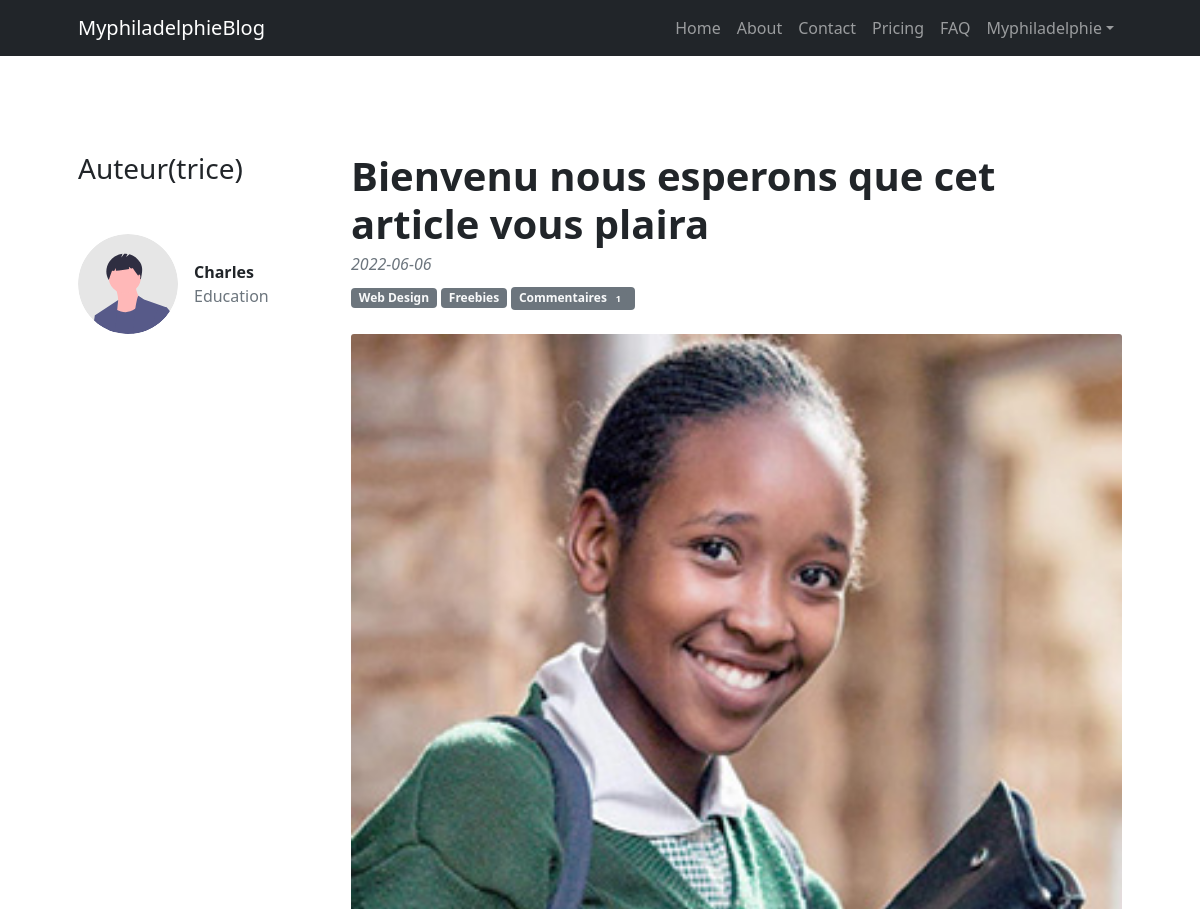
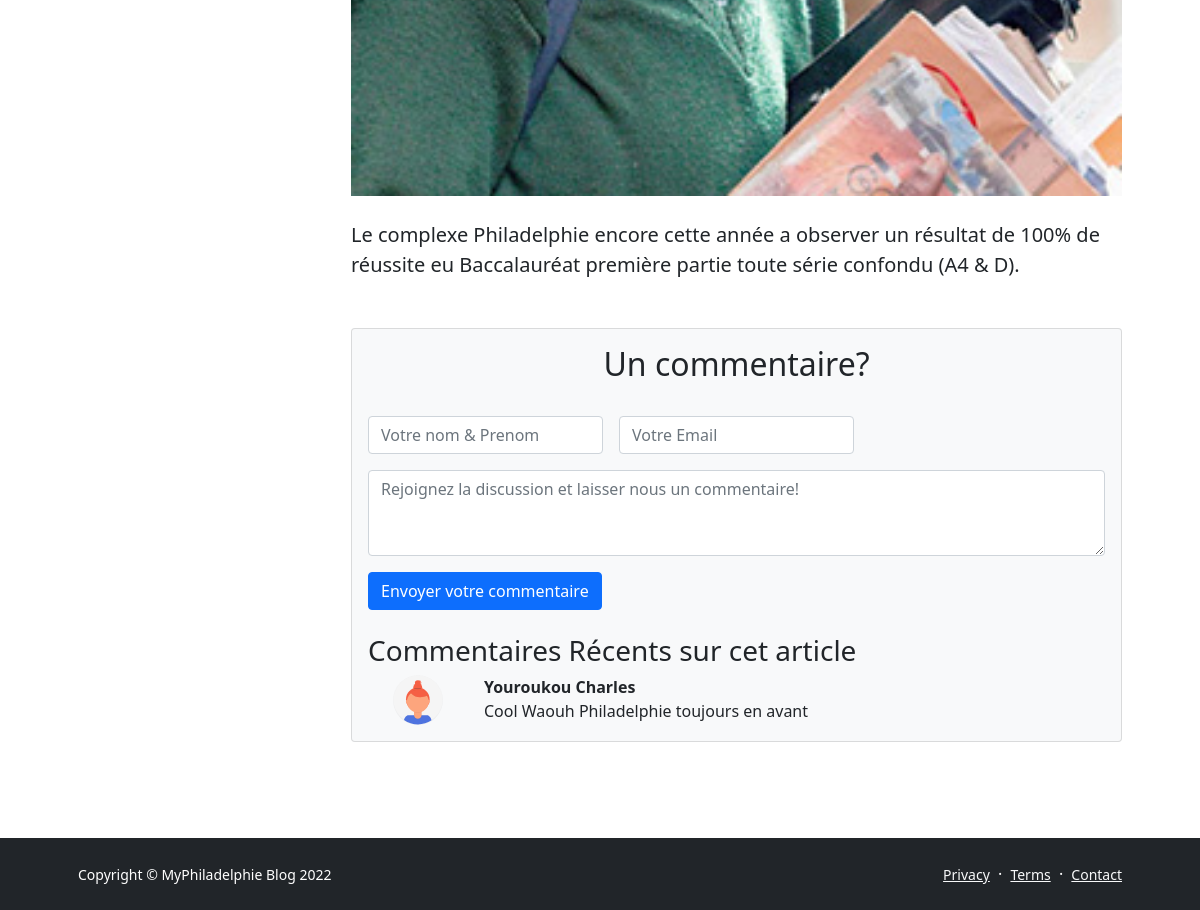
Screenshot of /Blog/view/blog-post.php?Id=1 with the database file from the repository (2 pictures, top to bottom).
### tables this page shows
CREATE TABLE `articles` (
  `Id` int(11) NOT NULL,
  `Description` varchar(64) NOT NULL,
  `Title` varchar(64) NOT NULL,
  `Contenu` text NOT NULL,
  `Author` varchar(64) NOT NULL,
  `Date_poste` date NOT NULL,
  `Categorie` varchar(64) NOT NULL
);

CREATE TABLE `commentaires` (
  `Id_article` int(11) NOT NULL,
  `Auteur_commentaire` varchar(64) NOT NULL,
  `commentaire` text NOT NULL,
  `Date_Post` varchar(30) NOT NULL
);

### Blog/blog_utilities/fonctions.php (called while the page is built, shortened)
<?php
require_once('../../utilities/fonctions.php');
function getArticleById($table,int $id){
    $req ='SELECT * FROM '.$table.' WHERE Id='.$id;
    $resultat = executeRequete($req);
    $article = $resultat->fetch(PDO::FETCH_ASSOC);
    return $article;
}
?>

### utilities/fonctions.php (called while the page is built, shortened)
<?php
function executeRequete($req)
{
global $db_connect;
$resultat = $db_connect->query($req);
return $resultat;
}
function countCommentairesReçus($id){
    $requete = "SELECT COUNT(*) as CommentairesReçus FROM commentaires WHERE Id_article =".$id;
    $stat = executeRequete($requete);
    return $stat->fetch()['CommentairesReçus'];
}
function getListofCommentaires($id){
    $req = 'SELECT * FROM commentaires WHERE Id_article='.$id.' ORDER BY Date_Post ASC';
    $resultat = executeRequete($req);
    $commentaires = [];
    while($commentaire = $resultat->fetch(PDO::FETCH_ASSOC)){
        $commentaires[] = $commentaire;
    }
    return $commentaires;
}
?>

### Blog/view/blog-post.php (the view, shortened to what this page needs)
<?php require_once('../../utilities/fonctions.php') ?>
<?php require_once('template_header.php') ?>
            <?php
            $article = getArticleById('articles', $_GET['Id']);
             ?>
            <section class="py-5">
                <div class="container px-5 my-5">
                    <div class="row gx-5">
                        <div class="col-lg-3">
                            <h3>Auteur(trice)</h3>
                            <div class="d-flex align-items-center mt-lg-5 mb-4">
                                <img class="img-fluid rounded-circle" src="../../AdminSchoolPanel/Dashboard/img/undraw_profile.svg" alt="..." width="100" height="20"/>
                                <div class="ms-3">
                                    <div class="fw-bold"><?= $article['Author'] ?></div>
                                    <div class="text-muted"><?= $article['Categorie'] ?></div>
                                </div>
                            </div>
                        </div>
                        <div class="col-lg-9">
                            <article>
                                <header class="mb-4">
                                    <h1 class="fw-bolder mb-1">Bienvenu nous esperons que cet article vous plaira</h1>
                                    <div class="text-muted fst-italic mb-2"><?= $article['Date_poste'] ?></div>
                                    <a class="badge bg-secondary text-decoration-none link-light" href="#!">Web Design</a>
                                    <a class="badge bg-secondary text-decoration-none link-light" href="#!">Freebies</a>
                                    <a class="badge bg-secondary text-decoration-none link-light" href="#!">Commentaires <span class="badge bg-secondary"><?= $Nombrecommentaires = countCommentairesReçus($_GET['Id']); $Nombrecommentaires ?> </span> </a>
                                </header>
                                <figure class="mb-4"><?= "<img class='card-img-top' src=\"$article[Description]\" alt='...' />"?></figure>
                                <section class="mb-5">
                                    <p class="fs-5 mb-4"><?= $article['Contenu'] ?></p>
                                </section>
                            </article>
                            <section>
                                <div class="card bg-light">
                                    <div class="card-body">
                                        <h2 align="center">Un commentaire?</h2><br>
                                        <form class="mb-4" method="POST" action="../../utilities/receiveComment.php">
                                            <div class="row g-3">
                                                <div class="col">
                                                    <input type="text" class="form-control" placeholder="Votre nom & Prenom" aria-label="Votre nom & Prenom" name="identity" required>
                                                </div>
                                                <div class="col">
                                                    <input type="email" class="form-control" placeholder="Votre Email" aria-label="Votre Email" name="email" required>
                                                </div>
                                                <div class="col">
                                                </div>
                                                <div class="col-12">
                                                    <textarea class="form-control" rows="3" placeholder="Rejoignez la discussion et laisser nous un commentaire!" name="commentaire"></textarea>
                                                </div>
                                                <div class="col-12">
                                                    <button type="submit" class="btn btn-primary" >Envoyer votre commentaire</button>
                                                </div>
                                            </div>
                                        </form>
                                        <div>
                                            <h3>Commentaires Récents sur cet article</h3>
                                        </div>
                                        <?php
                                        $commentaires = getListofCommentaires($_GET['Id']);
                                        foreach($commentaires as $commentaire):
                                        ?>
                                        <div class="d-flex">
                                            <div class="flex-shrink-0"><img class="rounded-circle" src="../../AdminSchoolPanel/Dashboard/img/undraw_profile_3.svg" alt="..." width="100" height="50"/></div>
                                            <div class="ms-3">
                                                <div class="fw-bold"><?= $commentaire['Auteur_commentaire'] ?></div>
                                                <?= $commentaire['commentaire'] ?>
                                            </div>
                                        </div>
                                        <?php endforeach?>
                                    </div>
                                </div>
                            </section>
                        </div>
                    </div>
                </div>
            </section>
        </main>
<?php require_once('template_footer.php') ?>

### Blog/view/template_header.php (shortened to what this page needs)
<!DOCTYPE html>
<html lang="en">
    <head>
        <link href="https://cdn.jsdelivr.net/npm/bootstrap-icons@1.5.0/font/bootstrap-icons.css" rel="stylesheet" />
        <link href="css/styles.css" rel="stylesheet" />
    </head>
    <body class="d-flex flex-column">
        <main class="flex-shrink-0">
            <nav class="navbar navbar-expand-lg navbar-dark bg-dark">
                <div class="container px-5">
                    <a class="navbar-brand" href="index.html">MyphiladelphieBlog</a>
                    <div class="collapse navbar-collapse" id="navbarSupportedContent">
                        <ul class="navbar-nav ms-auto mb-2 mb-lg-0">
                            <li class="nav-item"><a class="nav-link" href="ViewAcceuil.php">Home</a></li>
                            <li class="nav-item"><a class="nav-link" href="about.php">About</a></li>
                            <li class="nav-item"><a class="nav-link" href="contact.php">Contact</a></li>
                            <li class="nav-item"><a class="nav-link" href="pricing.php">Pricing</a></li>
                            <li class="nav-item"><a class="nav-link" href="faq.php">FAQ</a></li>
                            <li class="nav-item dropdown">
                                <a class="nav-link dropdown-toggle" id="navbarDropdownBlog" href="#" role="button" data-bs-toggle="dropdown" aria-expanded="false">Myphiladelphie</a>
                            </li>
                        </ul>
                    </div>
                </div>
            </nav>

### Blog/view/template_footer.php (shortened to what this page needs)
 <footer class="bg-dark py-4 mt-auto">
            <div class="container px-5">
                <div class="row align-items-center justify-content-between flex-column flex-sm-row">
                    <div class="col-auto"><div class="small m-0 text-white">Copyright &copy; MyPhiladelphie Blog 2022</div></div>
                    <div class="col-auto">
                        <a class="link-light small" href="#!">Privacy</a>
                        <span class="text-white mx-1">&middot;</span>
                        <a class="link-light small" href="#!">Terms</a>
                        <span class="text-white mx-1">&middot;</span>
                        <a class="link-light small" href="#!">Contact</a>
                    </div>
                </div>
            </div>
        </footer>
    </body>
</html>

### rows the page displays
articles: Author "Charles", Categorie "Education", Date_poste "2022-06-06", Description (picture), Contenu "Le complexe Philadelphie encore cette année a observer un résultat de 100% de réussite eu Baccalauréat première partie toute série confondu (A4 & D)."
commentaires: Auteur_commentaire "Youroukou Charles", commentaire "Cool Waouh Philadelphie toujours en avant"

### other values shown
$Nombrecommentaires = countCommentairesReçus($_GET['Id']) "1"
